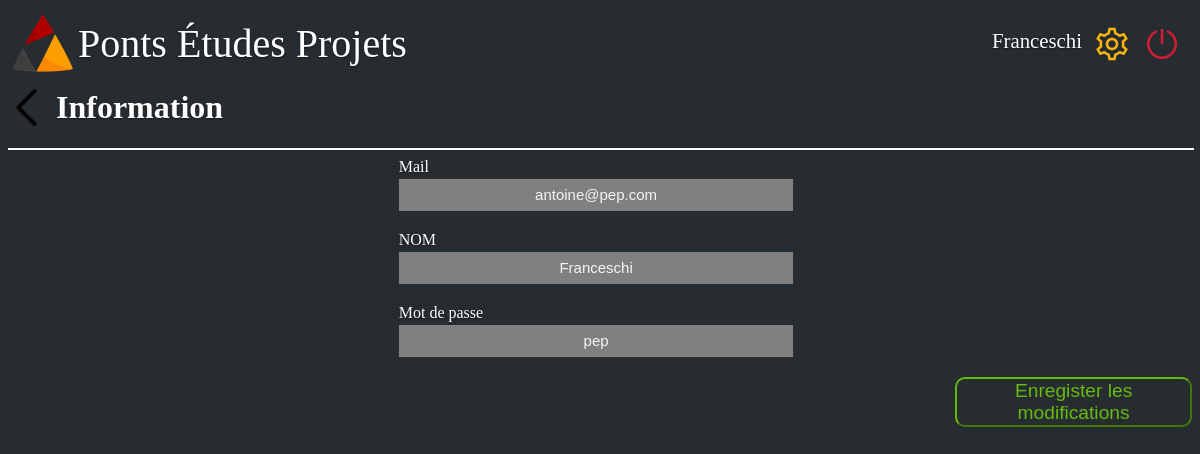
Screenshot of /information/Franceschi with the database file from the repository.
### web/site.py (models this page shows, shortened)
class db_utilisateurs(db.Model):
    _id = db.Column("id", db.Integer, primary_key= True)
    name = db.Column(db.String(100))
    email = db.Column(db.String(100))
    mdp = db.Column(db.String(100))
    dsi = db.Column(db.Boolean)

### web/site.py (the view, shortened to what this page needs)
@app.route('/information/<name>',methods=["POST", "GET"])
def information(name):
    utilisateur = db_utilisateurs.query.filter_by(name=name).first()
    utilisateur_name=utilisateur.name
    utilisateur_name=utilisateur.name
    mail = utilisateur.email
    dsi = utilisateur.dsi
    mdp = utilisateur.mdp
    print(mail)
    return render_template("information.html",name=name,utilisateur_name=utilisateur_name,mdp=mdp,mail=mail,dsi=dsi, BDD_utilisateur=db_utilisateurs.query.all())

### web/templates/information.html (shortened to what this page needs)
<!DOCTYPE html>
<html>
    <head>
        <link rel="stylesheet" href={{ url_for('static', filename='style_information4.css') }}/>
    </head>
    <body>
        <div class="barre_principale">
            <div class="logo_junior">
                <a href="/home/{{name}}">
                    <img class= "logo_pep" src={{ url_for('static', filename='PEPLOGO.png') }}  alt= "Logo pep"/>
                    <div class="Junior">Ponts Études Projets</div>
                </a>
            </div>
            <div>
                <nav>
                    <ul class="navbar-nav">
                        <li class="user_name"><a class="user" href="#">{{name}}</a></li>
                        <li class="nav-item"><a href="#"><img src={{ url_for('static', filename='settings.png') }} alt="bouton reglage" ></a></li>
                        <li class="nav-item"><a href='/login'><img src={{ url_for('static', filename='shutdown.png') }} alt="bouton shutdown" ></a></li>
                    </ul>
                </nav>
            </div>
        </div>
        <h1 class="page_title">
            <a href="/home/{{name}}">
                <img src={{ url_for('static', filename='back1.png') }} alt="bouton retour">
            </a>
            &nbsp; Information
        </h1>
        <hr color="white" style="width: 100%;">
        <form class="form-signin" method="post">
            <div >
                <div class="form-label-group">
                    <label for="input_mail">Mail</label>
                    <br>
                    <input name="_mail"   class="form-mdp" required="required" value ={{mail}} />
                </div>
                <div class="form-label-group">
                    <label for="input_prenom">NOM</label>
                    <br>
                    <input name="_name"   class="form-mdp" required="required" value ={{utilisateur_name}} />
                </div>
                <div class="form-label-group">
                    <label for="input_mdp">Mot de passe</label>
                    <br>
                    <input name="_mdp"  class="form-mdp" required="required" value ={{mdp}} />
                </div>
            </div>
            {% if dsi == 0 %}
                <button class="valider1" type="submit" width="50%">Enregister les modifications</button>
            {% endif %}
        </form>
    </body>
</html>

### web/static/style_information4.css (style rules this page uses)
html { height: 100%; width: 100%; background-color : #272C31; }
body { background-color : #272C31; height: 100%; background-color: transparent; color: white; text-shadow: 0 .05rem .1rem rgba(0, 0, 0, .5); }
.barre_principale { height: 60px; display: flex; justify-content: space-between; }
.page_title { display: flex; }
.logo_pep { width: 60px; height: 60px; }
ul { list-style-type: none; display:flex; text-decoration:none; }
.logo_pep { float: left; margin: 5px; }
.user_name { margin-top:5px ; }
.Junior { margin-top: 12px; display: flex; font-size: 250%; }
nav a { font-size: 1.3em; color: white; text-shadow: 0 .05rem .1rem rgba(0, 0, 0, .5); text-decoration: none; }
nav li { margin-right: 10px; }
a { text-decoration:none; color:white; display:flex; }
.form-mdp { text-align: center; font-size: 15px; color:whitesmoke; margin-top: 3px; height: 30px; border: gray; background-color: gray; margin-left: 33%; width: 33%; margin-bottom: 20px; }
label { margin-left: 33%; }
.valider1 { width: 20%; margin-left: 80%; font-size: larger; border-radius: 10px; height: 50px; border-color:rgba(119, 223, 0, 0.797); background-color: transparent; color:rgba(119, 223, 0, 0.797); }

### rows the page displays
db_utilisateurs: name "Franceschi", _mail "antoine@pep.com", _name "Franceschi", _mdp "pep"
